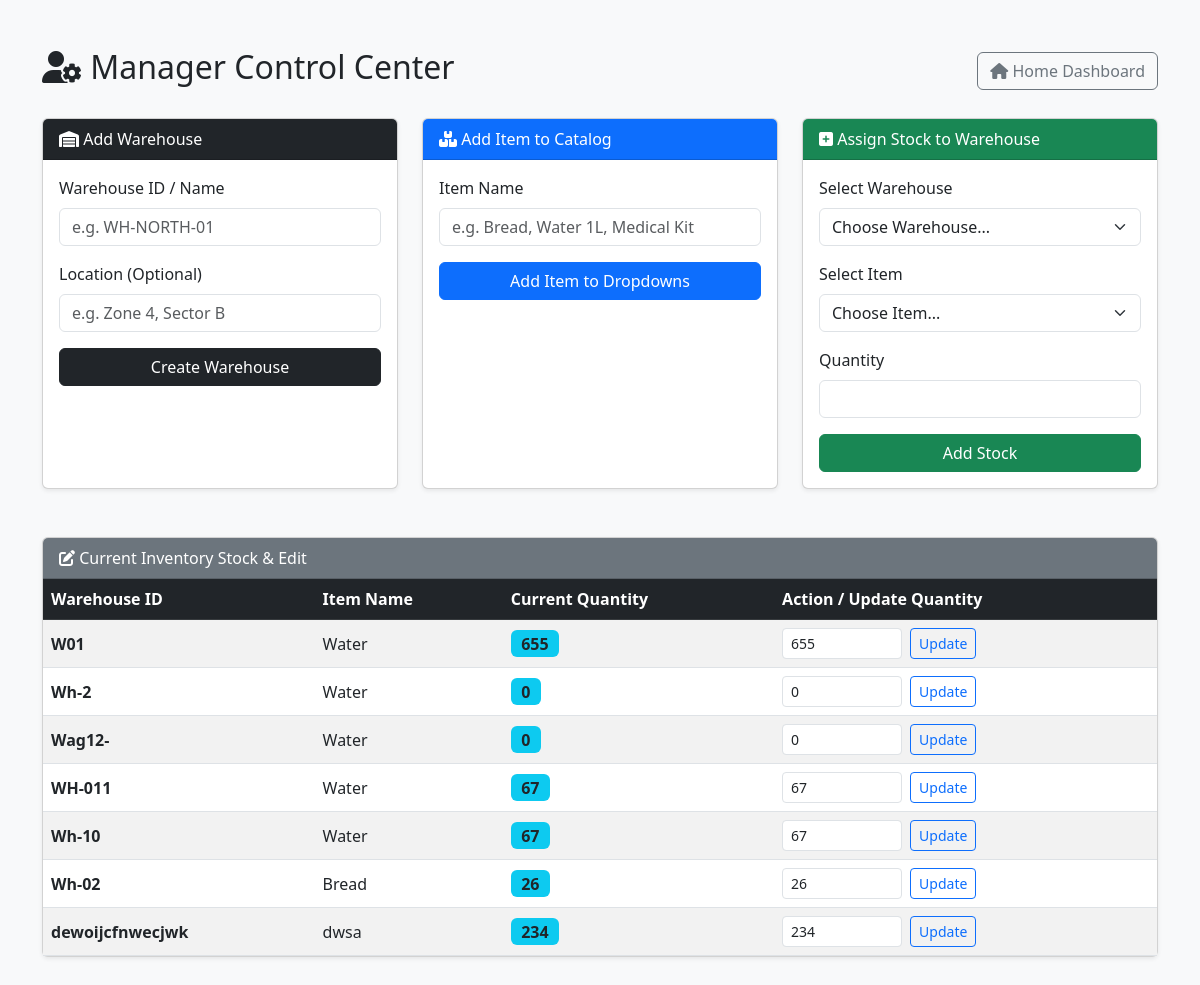
Page /manager on the committed database.
### tables this page shows
CREATE TABLE inventory(
            warehouse_id TEXT,
            item TEXT,
            quantity INTEGER NOT NULL CHECK (quantity >= 0),
            PRIMARY KEY (warehouse_id, item)
        );

### app.py (the view)
@app.route("/manager")
def manager_dashboard():
    master_items = db.get_all_master_items()
    master_warehouses = db.get_all_master_warehouses()
    existing_inventory = db.get_all_inventory()
    shelters = db.get_all_shelters()
    return render_template(
        "manager.html",
        items=master_items,
        warehouses=master_warehouses,
        inventory=existing_inventory,
        shelters=shelters
    )

### db.py (called while the page is built)
def get_all_shelters():
    conn = sqlite3.connect(DB_Name)
    cr = conn.cursor()
    cr.execute("SELECT * FROM shelters")
    shelters = cr.fetchall()
    conn.close()
    return shelters

def get_all_inventory():
    conn = sqlite3.connect(DB_Name)
    cr = conn.cursor()
    cr.execute("SELECT * FROM inventory")
    items = cr.fetchall()
    conn.close()
    return items

def get_all_master_items():
    conn = sqlite3.connect(DB_Name)
    cr = conn.cursor()
    cr.execute("SELECT item_name FROM master_items ORDER BY item_name ASC")
    items = [row[0] for row in cr.fetchall()]
    conn.close()
    return items

def get_all_master_warehouses():
    conn = sqlite3.connect(DB_Name)
    cr = conn.cursor()
    cr.execute("SELECT warehouse_id FROM master_warehouses ORDER BY warehouse_id ASC")
    warehouses = [row[0] for row in cr.fetchall()]
    conn.close()
    return warehouses

### templates/manager.html (shortened to what this page needs)
<!DOCTYPE html>
<html lang="en">
<head>
    <link href="https://cdn.jsdelivr.net/npm/bootstrap@5.3.0/dist/css/bootstrap.min.css" rel="stylesheet">
    <link rel="stylesheet" href="https://cdnjs.cloudflare.com/ajax/libs/font-awesome/6.4.0/css/all.min.css">
</head>
<body class="bg-light">
    <div class="container my-5">
        <div class="d-flex justify-content-between align-items-center mb-4">
            <h2><i class="fa-solid fa-user-gear"></i> Manager Control Center</h2>
            <a href="/" class="btn btn-outline-secondary"><i class="fa-solid fa-house"></i> Home Dashboard</a>
        </div>
        <div class="row g-4 mb-5">
            <div class="col-md-4">
                <div class="card shadow-sm h-100">
                    <div class="card-header bg-dark text-white"><i class="fa-solid fa-warehouse"></i> Add Warehouse</div>
                    <div class="card-body">
                        <form method="POST" action="/manager/add_warehouse">
                            <div class="mb-3">
                                <label class="form-label">Warehouse ID / Name</label>
                                <input type="text" class="form-control" name="warehouse_id" placeholder="e.g. WH-NORTH-01" required>
                            </div>
                            <div class="mb-3">
                                <label class="form-label">Location (Optional)</label>
                                <input type="text" class="form-control" name="location" placeholder="e.g. Zone 4, Sector B">
                            </div>
                            <button type="submit" class="btn btn-dark w-100">Create Warehouse</button>
                        </form>
                    </div>
                </div>
            </div>
            <div class="col-md-4">
                <div class="card shadow-sm h-100">
                    <div class="card-header bg-primary text-white"><i class="fa-solid fa-boxes-stacked"></i> Add Item to Catalog</div>
                    <div class="card-body">
                        <form method="POST" action="/manager/add_item">
                            <div class="mb-3">
                                <label class="form-label">Item Name</label>
                                <input type="text" class="form-control" name="item_name" placeholder="e.g. Bread, Water 1L, Medical Kit" required>
                            </div>
                            <button type="submit" class="btn btn-primary w-100">Add Item to Dropdowns</button>
                        </form>
                    </div>
                </div>
            </div>
            <div class="col-md-4">
                <div class="card shadow-sm h-100">
                    <div class="card-header bg-success text-white"><i class="fa-solid fa-square-plus"></i> Assign Stock to Warehouse</div>
                    <div class="card-body">
                        <form method="POST" action="/add_inventory">
                            <div class="mb-3">
                                <label class="form-label">Select Warehouse</label>
                                <select class="form-select" name="warehouse_id" required>
                                    <option value="" disabled selected>Choose Warehouse...</option>
                                </select>
                            </div>
                            <div class="mb-3">
                                <label class="form-label">Select Item</label>
                                <select class="form-select" name="item" required>
                                    <option value="" disabled selected>Choose Item...</option>
                                </select>
                            </div>
                            <div class="mb-3">
                                <label class="form-label">Quantity</label>
                                <input type="number" class="form-control" name="quantity" min="1" required>
                            </div>
                            <button type="submit" class="btn btn-success w-100">Add Stock</button>
                        </form>
                    </div>
                </div>
            </div>
        </div>
        <div class="card shadow-sm">
            <div class="card-header bg-secondary text-white d-flex justify-content-between align-items-center">
                <span><i class="fa-solid fa-pen-to-square"></i> Current Inventory Stock & Edit</span>
            </div>
            <div class="card-body p-0">
                <table class="table table-hover table-striped mb-0">
                    <thead class="table-dark">
                        <tr>
                            <th>Warehouse ID</th>
                            <th>Item Name</th>
                            <th>Current Quantity</th>
                            <th>Action / Update Quantity</th>
                        </tr>
                    </thead>
                    <tbody>
                        {% for row in inventory %}
                        <tr>
                            <td class="align-middle"><strong>{{ row[0] }}</strong></td>
                            <td class="align-middle">{{ row[1] }}</td>
                            <td class="align-middle"><span class="badge bg-info text-dark fs-6">{{ row[2] }}</span></td>
                            <td>
                                <form method="POST" action="/manager/edit_inventory" class="d-flex align-items-center gap-2">
                                    <input type="number" class="form-control form-control-sm" name="quantity" value="{{ row[2] }}" min="0" style="width: 120px;" required>
                                    <button type="submit" class="btn btn-sm btn-outline-primary">Update</button>
                                </form>
                            </td>
                        </tr>
                        {% else %}
                        <tr>
                            <td colspan="4" class="text-center text-muted py-4">No inventory items recorded yet. Use the forms above to add items and assign stock.</td>
                        </tr>
                        {% endfor %}
                    </tbody>
                </table>
            </div>
        </div>
    </div>
</body>
</html>

### rows in the picture
inventory: warehouse "W01", item "Water", quantity "655"
inventory: warehouse "Wh-2", item "Water", quantity "0"
inventory: warehouse "Wag12-", item "Water", quantity "0"
inventory: warehouse "WH-011", item "Water", quantity "67"
inventory: warehouse "Wh-10", item "Water", quantity "67"
inventory: warehouse "Wh-02", item "Bread", quantity "26"
inventory: warehouse "dewoijcfnwecjwk", item "dwsa", quantity "234"
